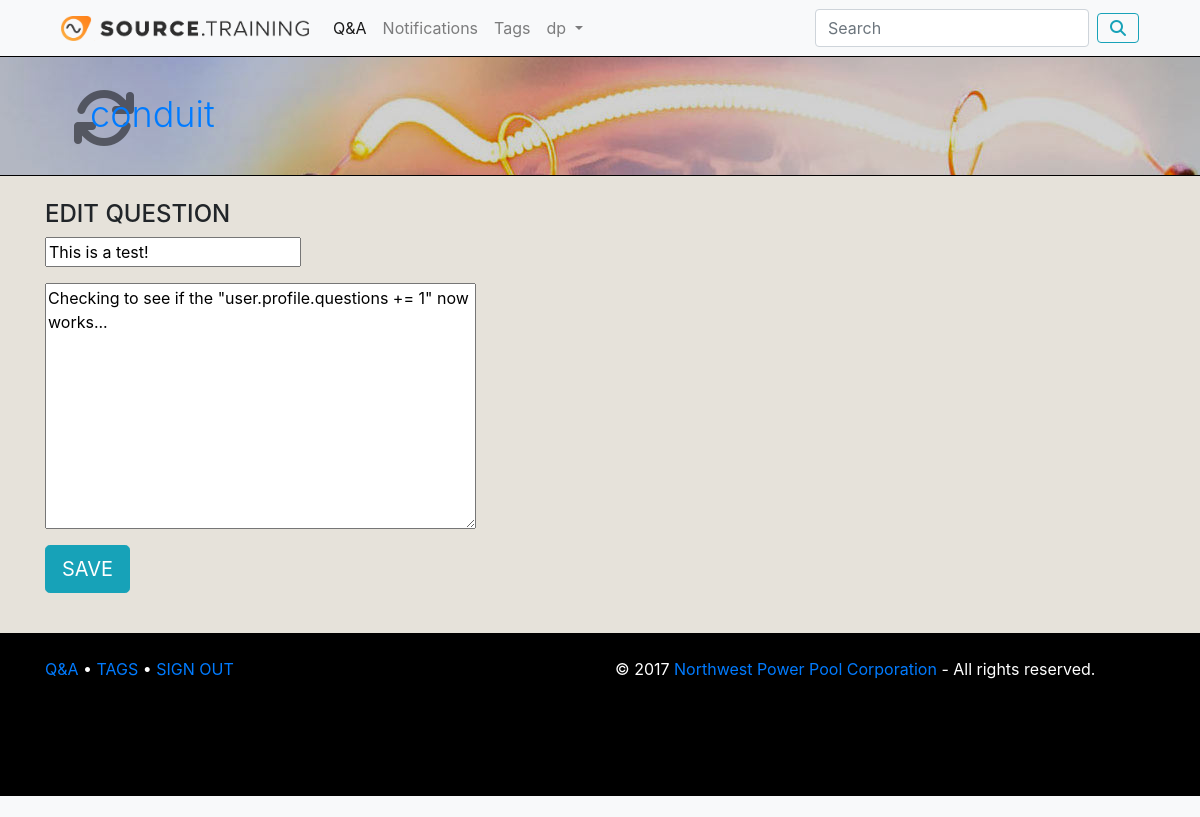
/questions/edit_question/6 (signed in), run on the app's committed database.
### questions/models.py (models this page shows, shortened)
class Question(models.Model):
    user = models.ForeignKey(User, on_delete=models.CASCADE)
    title = models.CharField(max_length=200)
    body = RichTextField()
    tags = TaggableManager()
    created = models.DateTimeField(auto_now_add=True)
    modified = models.DateTimeField(auto_now=True)
    solved = models.BooleanField(default=False)
    views = models.IntegerField(default=0)

### questions/views.py (the view)
# urls.py: url(r'^edit_question/(?P<question_id>[0-9]+)$', views.edit_question, name='edit_question'),
def edit_question(request, question_id):
    question = Question.objects.get(pk=question_id)
    form = QuestionForm(instance=question)
    if form.is_valid():
        form.save()
    return render(request, 'questions/new_question.html', {'question': question, 'form': form, 'edit': True})

### questions/forms.py
class QuestionForm(forms.ModelForm):
    class Meta:
        model = Question
        fields = ['title', 'body', 'tags']

### questions/templates/questions/new_question.html (shortened to what this page needs)
{% extends 'questions/base.html' %}
{% block content %}
<br />
<div class="container">
    {% if edit %}
        <h4>EDIT QUESTION</h4>
        <form action="{% url 'questions:save_question' question.id %}" method="post">
    {% else %}
        <h4>ASK A QUESTION</h4>
        <form action="{% url 'questions:post_question' %}" method="post">
    {% endif %}
        <p>{{ form.title }}</p>
        <p>{{ form.body }}</p>
    {% if edit %}
        <p><button type="submit" class="btn btn-info btn-lg">SAVE</button> </p>
    {% else %}
        <p><button type="submit" class="btn btn-info btn-lg">ASK</button> </p>
    {% endif %}
    </form>
</div>
<br />
{% endblock %}

### questions/templates/questions/base.html (shortened to what this page needs)
{% load static %}
<head>
    <link rel="stylesheet" href="{% static 'questions/style.css' %}"/>
    <link rel="stylesheet" href="https://maxcdn.bootstrapcdn.com/bootstrap/4.0.0-beta.2/css/bootstrap.min.css">
    <link href="https://cdn.quilljs.com/1.3.4/quill.snow.css" rel="stylesheet">
</head>
<header>
    <div class="container">
        <nav class="navbar navbar-expand-lg navbar-light bg-light">
            <a class="navbar-brand" href="{% url 'questions:index' %}">
                <img src="{% static 'questions/sourcelogo_updated_02.png' %}" height="25" id="site_logo"/>
            </a>
            <div class="collapse navbar-collapse" id="navbarSupportedContent">
                <ul class="navbar-nav mr-auto">
                    <li class="nav-item active">
                        <a class="nav-link" href="{% url 'questions:index' %}">Q&A <span class="sr-only">(current)</span></a>
                    </li>
                    <li class="nav-item">
                        <a class="nav-link" href="#">Notifications</a>
                    </li>
                    <li class="nav-item">
                        <a class="nav-link" href="{% url 'questions:tags' %}">Tags</a>
                    </li>
                    {% if request.user.is_authenticated %}
                        <li class="nav-item dropdown">
                            <a class="nav-link dropdown-toggle" href="#" id="navbarDropdown" role="button" data-toggle="dropdown" aria-haspopup="true" aria-expanded="false">
                              {{ request.user.username }}
                            </a>
                        </li>
                    {% else %}
                        <li class="nav-item">
                            <a class="nav-link" href="{% url 'questions:signin' %}">Sign in</a>
                        </li>
                    {% endif %}
                </ul>
                <form class="form-inline my-2 my-lg-0" action="{% url 'questions:search' %}" method="post">
                    <input name="search" class="form-control mr-sm-2" type="search" placeholder="Search" aria-label="Search" required>
                    <button class="btn btn-outline-info my-2 my-sm-0" type="submit"><span class="fa fa-search"></span></button>
                </form>
            </div>
        </nav>
    </div>
</header>
<body>
    <div id="page_heading">
        <div class="container">
            <div id="hive_hex">
                <span class="fa fa-refresh" id="conduit_icon"></span>
            </div>
            <h3 id="page_title"><a href="{% url 'questions:index' %}" id="title_link">conduit</a></h3>
        </div>
    </div>
    <div id="block_background">
        {% block content %}
        {% endblock %}
    </div>
    <div id="footer">
        <br />
        <div class="container">
            <div class="row">
                <div class="col">
                    <a href="{% url 'questions:index' %}">Q&A</a> •
                    <a href="{% url 'questions:tags' %}">TAGS</a> •
                    {% if request.user.is_authenticated %}
                        <a href="{% url 'questions:signout' %}">SIGN OUT</a>
                    {% else %}
                        <a href="{% url 'questions:signin' %}">SIGN IN</a>
                    {% endif %}
                </div>
                <div class="col">
                    © {% now "Y" %} <a href="http://nwpp.org">Northwest Power Pool Corporation</a> - All rights reserved.
                </div>
            </div>
        </div>
    </div>
    <br />
</body>

### questions/static/questions/style.css (style rules this page uses)
body, html { margin: 0; overflow-x: hidden; background-color: #f8f9fa!important; }
#hive_hex { position: relative; top: 22px; left: 10px; }
#conduit_icon { font-size: 4em; position: relative; top: 7px; left: 17px; color: rgba(0, 0, 0, .5) }
#page_heading { position: relative; width: 100%; height: 120px; background-image: url("header_background.jpg"); background-attachment: fixed; background-repeat: no-repeat; border-top: 1px solid black; border-bottom: 1px solid black; }
#page_title { margin-left: 45px; position: absolute; top: 36px; font-weight: 300; font-size: 36px; color: white; text-decoration: none; }
#title_link { text-decoration: none; font-weight: 300; }
#block_background { background-color: #e6e2da; }
#footer { height: 20%; width: 100%; color: white; background-color: black; }

### data on the page
Question: title "This is a test!", body "Checking to see if the \"user.profile.questions += 1\" now works..."

### other printed values
{{ request.user.username }} "dp"
